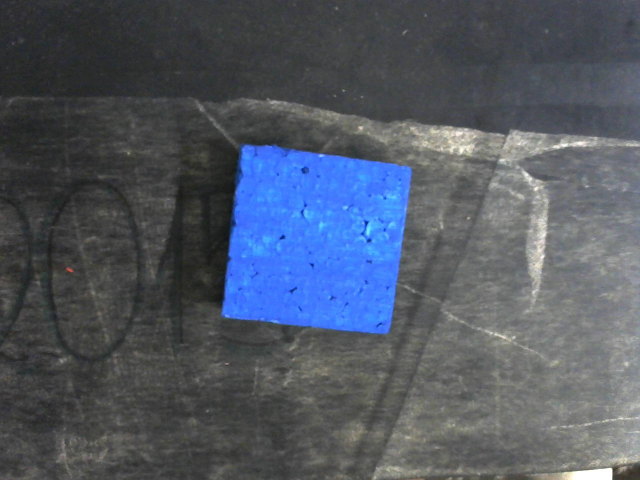
#> input picture quadrado_azul.jpg, 1280 x 960 px (shown at 1/2 size)
$ python -i esteira_inteligente.py   (imports and definitions only)
#> lines starting #> are read from the running program, lines starting #| are printed output that depends on the picture; after the words box and inside, x2 and y2 are one past the last pixel; in counts of white or black regions, pixels touching at a corner belong together
# coding: utf-8
# Autor: Ricardo Antonello
# Site: cv.antonello.com.br
# E-mail: ricardo@antonello.com.br

# import the necessary packages
import time
import cv2
# [1 line not run here, left out]
import numpy as np
from matplotlib import pyplot as plt

#import os
#import sys
#print(sys.executable)

threshold_GLOBAL = 160

def texto(img, texto, coord, fonte = cv2.FONT_HERSHEY_SIMPLEX, cor=(0,0,255), tamanho=0.7, thickness=2):
    textSize, baseline = cv2.getTextSize(texto, fonte, tamanho, thickness);
    cor_background = 0
    if type(cor)==int: # se não for colorida a imagem
        cor_background=255-cor
    else:
        cor_background=(255-cor[0],255-cor[1],255-cor[2])
    #print(cor_background)
    cv2.rectangle(img, (coord[0], coord[1]-textSize[1]-3), (coord[0]+textSize[0], coord[1]+textSize[1]-baseline), cor_background, -1)
    #cv2.putText(img, texto, coord, fonte, tamanho, cor_background, thickness+1, cv2.LINE_AA)
    cv2.putText(img, texto, coord, fonte, tamanho, cor, thickness, cv2.LINE_AA)
    return img

def exibe(i,j=None,t1='Imagem',t2='Imagem Modificada'):
    plt.figure(figsize=(16, 50)) # LARGGura e ALTura da imagem total em polegadas #fig=plt.figure(figsize=(18, 16), dpi= 80, facecolor='w', edgecolor='k')
    plt.subplot2grid((1,2),(0,0)) #(linhas, colunas) do grid (l,c) do elemento
    plt.title(t1)
    plt.imshow(i)
    plt.subplot2grid((1,2),(0,1)) #(linhas, colunas) do grid (l,c) do elemento
    plt.title(t2)
    plt.imshow(j)

def filtros(img):
    blur = cv2.medianBlur(img, 15) #img_blobs = cv2.GaussianBlur(img_blobs, (7,7), 0) # aplica blur     #img_blobs = cv2.bilateralFilter(img, 3, 21, 21)
    #exibe(img, blur, t1="Imagem original", t2="Blur")
    #pb = cv2.cvtColor(blur, cv2.COLOR_BGR2GRAY) # converte para PB
    pb = blur.copy()
    #exibe(img, pb)
    # Threshold ou Binarização
    (T, bin) = cv2.threshold(pb, threshold_GLOBAL, 255, cv2.THRESH_BINARY)
    #exibe(img, bin, t1="Imagem original", t2="Threshold")
    ### Inverte preto e branco
    img_inv = 255-bin # inverte a imagem
    #exibe(img, img_inv, t1="Imagem original", t2="Imagem invertida")
    return img_inv, blur

def detecta(img, _minThreshold=120, _maxThreshold=255, _minArea=3000, _maxArea=300000, _minCircularity=0.9, _maxCircularity=1.0,
                 _minConvexity=0.5, _maxConvexity=1.0, _minInertiaRatio=0.9, _maxInertiaRatio=1.0):

    params = cv2.SimpleBlobDetector_Params() # Setup SimpleBlobDetector parameters.
    params.minThreshold = _minThreshold; # Change thresholds
    params.maxThreshold = _maxThreshold;

    params.filterByArea = True # Filter by Area.
    params.minArea = _minArea
    params.maxArea = _maxArea

    params.filterByCircularity = True # Filter by Circularity # This means that a circle has a circularity of 1, circularity of a square is 0.785, and so on.
    params.minCircularity = _minCircularity
    params.maxCircularity = _maxCircularity

    params.filterByConvexity = True # Filter by Convexity
    params.minConvexity = _minConvexity
    params.maxConvexity = _maxConvexity

    params.filterByInertia = True # Filter by Inertia #for a circle, this value is 1, for an ellipse it is between 0 and 1, and for a line it is 0.
    params.minInertiaRatio = _minInertiaRatio
    params.maxInertiaRatio = _maxInertiaRatio

    detector = cv2.SimpleBlobDetector_create(params)
    inicio = time.time()
    # Detecta blobs
    keypoints = detector.detect(img)
    #print(keypoints)
    #print("Detectando Blobs... Tempo: %.2f segundos" % (time.time()-inicio))
    img_blobs=cv2.drawKeypoints(img, keypoints, None, (0,255,0), cv2.DRAW_MATCHES_FLAGS_DEFAULT) #For Python API, flags are modified as cv2.DRAW_MATCHES_FLAGS_DEFAULT, cv2.DRAW_MATCHES_FLAGS_DRAW_RICH_KEYPOINTS, cv2.DRAW_MATCHES_FLAGS_DRAW_OVER_OUTIMG, cv2.DRAW_MATCHES_FLAGS_NOT_DRAW_SINGLE_POINTS
    #for k in keypoints:
    #   cv2.circle(img_blobs, (int(k.pt[0]), int(k.pt[1])), int(k.size)//2, 255, 3);
    return img_blobs, keypoints

def encontraCor(img): #imagem deve estar em formato RGB
    red_pixels = 0
    for p in np.ravel(img[::4,::4,0]):
        if p>200:
            red_pixels+=1
    green_pixels = 0
    for p in np.ravel(img[::4,::4,1]):
        if p>200:
            green_pixels+=1
    blue_pixels = 0
    for p in np.ravel(img[::4,::4,2]):
        if p>200:
            blue_pixels+=1
    CORTE = 150
    #print('r',red_pixels,'g',green_pixels,'b',blue_pixels)
    if red_pixels>CORTE and green_pixels>CORTE:
        return "Amarelo"
    elif red_pixels>CORTE:
        return "Vermelho"
    elif blue_pixels>CORTE:
        return "Azul"
    else:
        return ''

def isQuadrado(img):
    img_blobs, keypoints = detecta(img, _minCircularity=0.7, _maxCircularity=0.85, _minConvexity=0.8, _maxConvexity=1.1,
                        _minInertiaRatio=0.9, _maxInertiaRatio=1.0)
    #exibe(img, img_blobs, t2='Quadrado')
    return (True, img_blobs) if len(keypoints)>0 else (False, img_blobs)

def isCirculo(img):
    img_blobs, keypoints = detecta(img, _minCircularity=0.85, _maxCircularity=1.2, _minConvexity=0.80, _maxConvexity=1.1,
                        _minInertiaRatio=0.9, _maxInertiaRatio=1.0)
    #exibe(img, img_blobs, t2='Círculo')
    return (True, img_blobs) if len(keypoints)>0 else (False, img_blobs)

def isTriangulo(img):
    img_blobs, keypoints = detecta(img, _minCircularity=0.6, _maxCircularity=0.7, _minConvexity=0.50, _maxConvexity=1,
                        _minInertiaRatio=0.5, _maxInertiaRatio=0.8)
    #exibe(img, img_blobs, t2='Triângulo')
    return (True, img_blobs) if len(keypoints)>0 else (False, img_blobs)

def detectaFormas(img):
    i, blur = filtros(img)

    quadrado, img_blobs = isQuadrado(i)
    circulo, img_blobs = isCirculo(i)
    triangulo, img_blobs = isTriangulo(i)
    s=''
    if circulo:
        s='Circulo'
    elif quadrado:
        s='Quadrado'
    elif triangulo:
        s='Triangulo'
    else:
        s=''
    #forma imagem colorida para retornar
    i = cv2.merge([i,i,i])
    blur = cv2.merge([blur,blur,blur])
    return s, img_blobs, i, blur

def imprime_hist(img):
    color = ('r','g','b')
    fig = plt.figure(figsize=(6,3))
    for i,col in enumerate(color):
        histr = cv2.calcHist([img],[i],None,[256],[0,256])
        plt.plot(histr,color = col)
        plt.xlim([0,256])

    # If we haven't already shown or saved the plot, then we need to draw the figure first...
    fig.canvas.draw()
    # Now we can save it to a numpy array.
    data = np.fromstring(fig.canvas.tostring_rgb(), dtype=np.uint8, sep='')
    data = data.reshape(fig.canvas.get_width_height()[::-1] + (3,))
    fig.clf()
    plt.close()
    return data

def equaliza_imagem_colorida(img): #recebe em RGB
    frame = cv2.cvtColor(img.copy(), cv2.COLOR_RGB2YCrCb)    # makes the blues image look real colored
    i_YCrCb = frame.copy()
    c0,c1,c2 = cv2.split(frame)
    c0 = cv2.equalizeHist(c0)
    frame = cv2.merge([c0,c1,c2])
    frame = cv2.cvtColor(frame, cv2.COLOR_YCrCb2RGB)    # makes the blues image look real colored
    return frame, i_YCrCb

def imprime_canais(img):
    (canalVermelho, canalVerde, canalAzul) = cv2.split(img)
    zeros = np.zeros(img.shape[:2], dtype = "uint8")
    #exibe(img,cv2.merge([zeros, zeros,canalVermelho]))
    #exibe(cv2.merge([zeros, canalVerde, zeros]),cv2.merge([canalAzul, zeros, zeros]))
    #exibe(img[:,:,0], img[:,:,2])
    r = cv2.merge([canalVermelho, zeros, zeros])
    g = cv2.merge([zeros, canalVerde, zeros])
    b = cv2.merge([zeros, zeros, canalAzul])
    return (r,g,b)

def detectaCor_e_Forma(img):
    original = img
    #eq, i_YCrCb = equaliza_imagem_colorida(img)
    #img=eq nao esta usando a imagem equalizada
    r,g,b = imprime_canais(img)
    #hist = cv2.resize(imprime_hist(img), (640,240))
    cor = encontraCor(img)

    #print("Cor:", cor)
    if cor=="Amarelo" or cor=="Vermelho":
        forma, final, filtro, blur = detectaFormas(img[:,:,0])
    elif cor=="Azul":
        forma, final, filtro, blur = detectaFormas(img[:,:,2])
    else:
        forma = ''
        final = img
        filtro = img
        blur = img
    #exibe(img, final, t1=f, t2=str(forma+' '+cor))
    #print(f)

    ########################### Aciona LED da FORMA
#    if forma=="Circulo":
        #Aciona LED

#    elif cor=="Quadrado":
        #Aciona LED

#    elif cor=="Triangulo":
        #Aciona LED


    ########################### Aciona LED DA COR
#    if cor=="Amarelo":
        #Aciona LED

#    elif cor=="Vermelho":
        #Aciona LED

#    elif cor=="Azul":
        #Aciona LED


    #imprime a pilha completa
    #h1 = np.hstack([original, eq, i_YCrCb, blur])
    #h2 = np.hstack([filtro, final, hist])
    #h3 = np.hstack([r, g, b, img])
    #pilha = np.vstack([h1,h2,h3])

    #pilha reduzida só com final e RGB
    h1 = np.hstack([final, r])
    h2 = np.hstack([g, b])
    pilha = np.vstack([h1, h2])

    #h1 = np.hstack([original,

    if forma != '' and cor != '': texto(pilha, forma+' '+cor, (10,250))

    #plt.imshow(pilha)
    return pilha

#####################################
## INICIO MAIN
#####################################
# [138 lines not run here, left out]


>>> import cv2
>>> picture = cv2.imread('quadrado_azul.jpg')
#> picture is the input picture: shape (960, 1280, 3); mean B, G, R 99.7, 87.8, 80.7
>>> result = detectaCor_e_Forma(picture)
#> in imprime_canais, `g = cv2.merge([zeros, canalVerde, zeros])`:
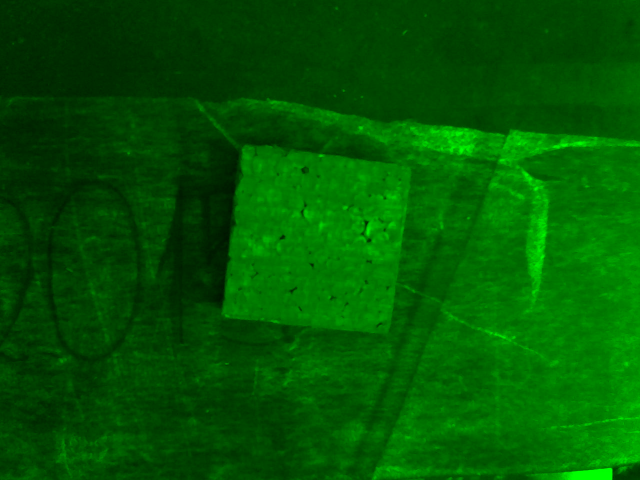
#> g: shape (960, 1280, 3) (shown at 1/2 size); mean of channels 0, 1, 2 0, 87.8, 0; drawn as B, G, R
#> in imprime_canais, `b = cv2.merge([zeros, zeros, canalAzul])`:
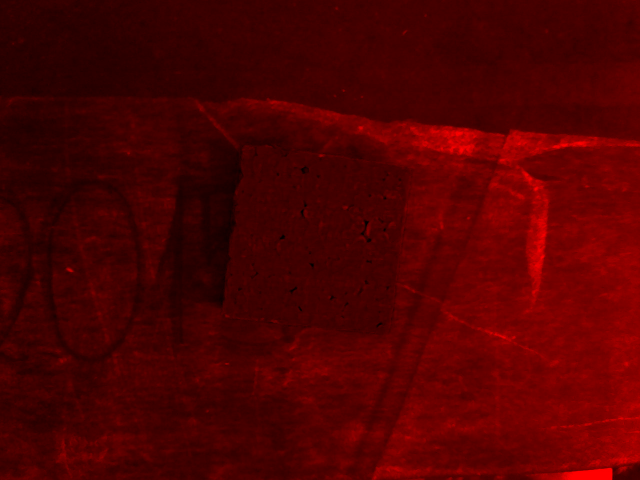
#> b: shape (960, 1280, 3) (shown at 1/2 size); mean of channels 0, 1, 2 0, 0, 80.7; drawn as B, G, R
#> the loop in encontraCor, `for p in np.ravel(img[::4,::4,0]):` made 76800 passes
#> p on passes 1 to 3: 47, 52, 55
#> after the loop in encontraCor, `for p in np.ravel(img[::4,::4,0]):`: red_pixels = 7451
#> the loop in encontraCor, `for p in np.ravel(img[::4,::4,1]):` made 76800 passes
#> p on passes 1 to 3: 45, 44, 45
#> after the loop in encontraCor, `for p in np.ravel(img[::4,::4,1]):`: green_pixels = 322
#> the loop in encontraCor, `for p in np.ravel(img[::4,::4,2]):` made 76800 passes
#> after the loop in encontraCor, `for p in np.ravel(img[::4,::4,2]):`: blue_pixels = 343
#> in detectaCor_e_Forma, `cor = encontraCor(img)`: cor = 'Amarelo'
#> in filtros, `(T, bin) = cv2.threshold(pb, threshold_GLOBAL, 255, cv2.THRESH_BINARY)`:
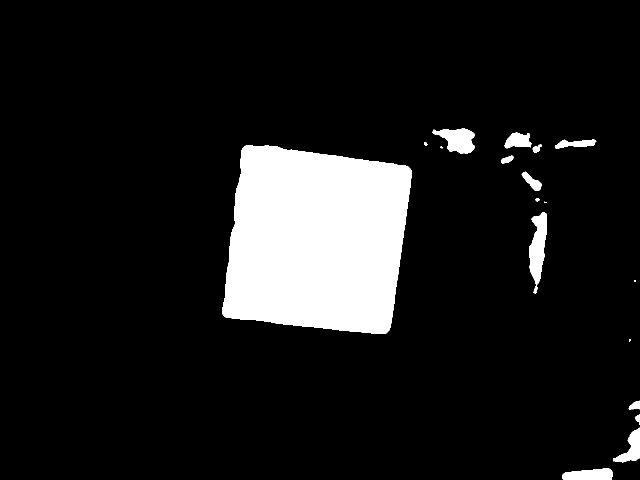
#> bin: shape (960, 1280) (shown at 1/2 size); 10.7% white; 18 white regions (4 under 20 px), largest, box (x1, y1, x2, y2) and area: (444, 290, 824, 668) 117620, (1058, 425, 1094, 587) 3383, (865, 257, 950, 308) 2653
#> in filtros, `(T, bin) = cv2.threshold(pb, threshold_GLOBAL, 255, cv2.THRESH_BINARY)`: T = 160
#> in filtros, `img_inv = 255-bin`:
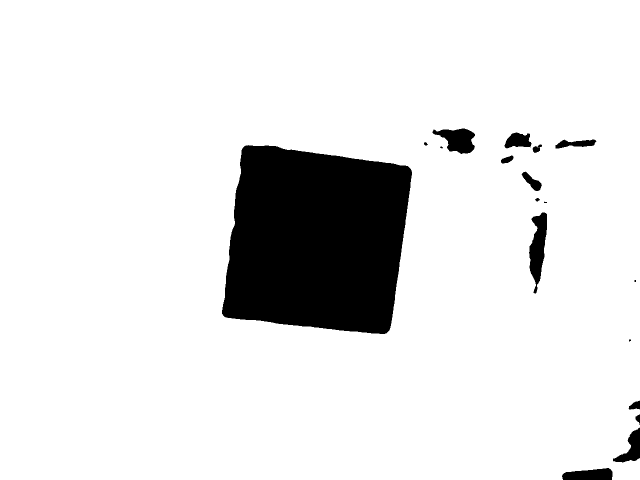
#> img_inv: shape (960, 1280) (shown at 1/2 size); 89.3% white; 18 black regions (4 under 20 px), largest, box (x1, y1, x2, y2) and area: (444, 290, 824, 668) 117620, (1058, 425, 1094, 587) 3383, (865, 257, 950, 308) 2653
#> in detecta, `keypoints = detector.detect(img)`: keypoints = 1 keypoints; (x, y, size): (632, 480, 382.9)
#> in detectaFormas, `quadrado, img_blobs = isQuadrado(i)`: quadrado = True
#> in isCirculo, `img_blobs, keypoints = detecta(img, _minCircularity=0.85, _maxCircular..`: keypoints = ()
#> in detectaFormas, `circulo, img_blobs = isCirculo(i)`: circulo = False
#> in isTriangulo, `img_blobs, keypoints = detecta(img, _minCircularity=0.6, _maxCirculari..`: keypoints = ()
#> in detectaFormas, `triangulo, img_blobs = isTriangulo(i)`: triangulo = False
#> in detectaCor_e_Forma, `forma, final, filtro, blur = detectaFormas(img[:,:,0])`: forma = 'Quadrado'
#> in detectaCor_e_Forma, `h1 = np.hstack([final, r])`:
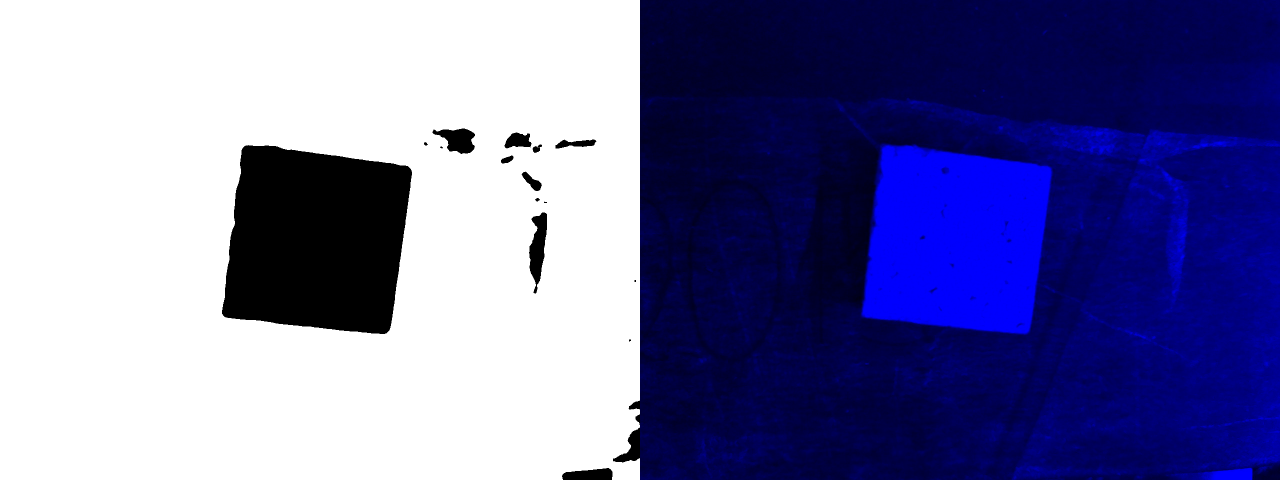
#> h1: shape (960, 2560, 3) (shown at 1/2 size); mean of channels 0, 1, 2 163.8, 113.9, 113.9; drawn as B, G, R
#> in detectaCor_e_Forma, `h2 = np.hstack([g, b])`:
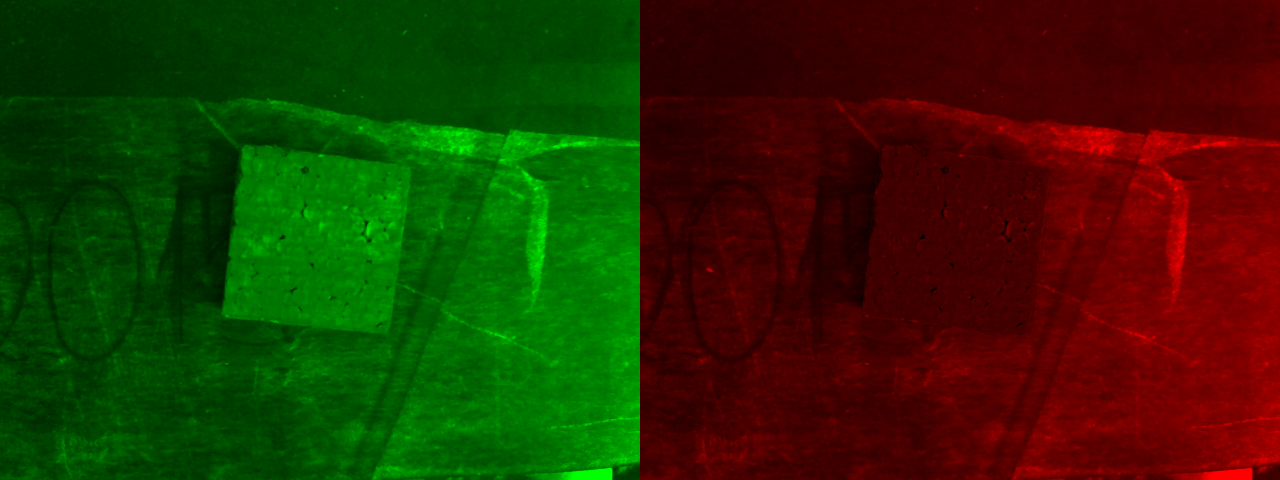
#> h2: shape (960, 2560, 3) (shown at 1/2 size); mean of channels 0, 1, 2 0, 43.9, 40.3; drawn as B, G, R
#> in detectaCor_e_Forma, `pilha = np.vstack([h1, h2])`:
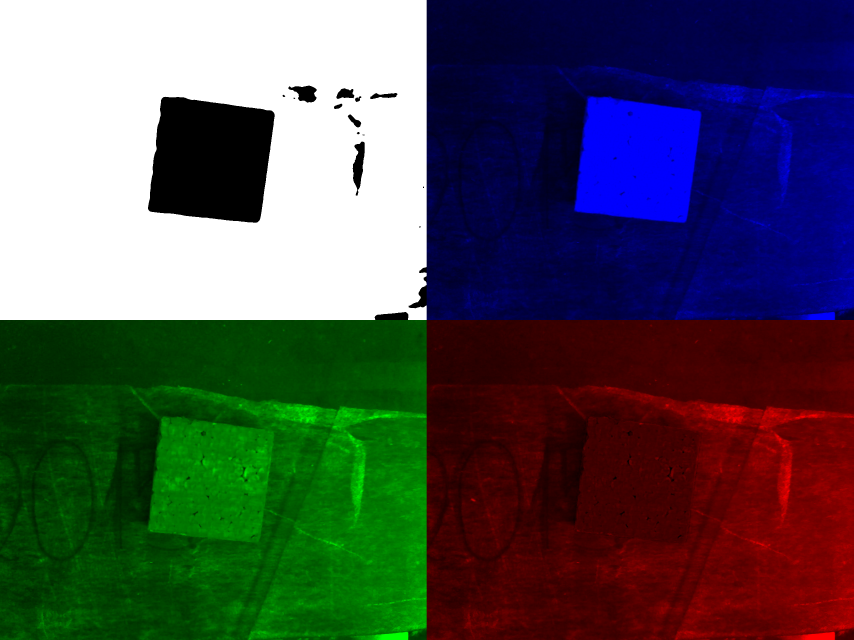
#> pilha: shape (1920, 2560, 3) (shown at 1/3 size); mean of channels 0, 1, 2 81.9, 78.9, 77.1; drawn as B, G, R
